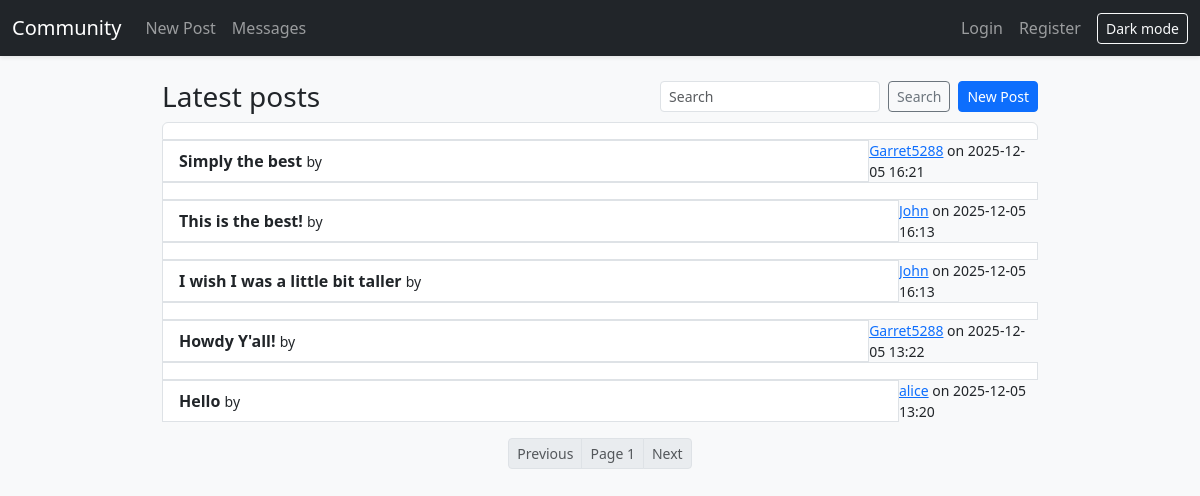
Before: / with the older database file.
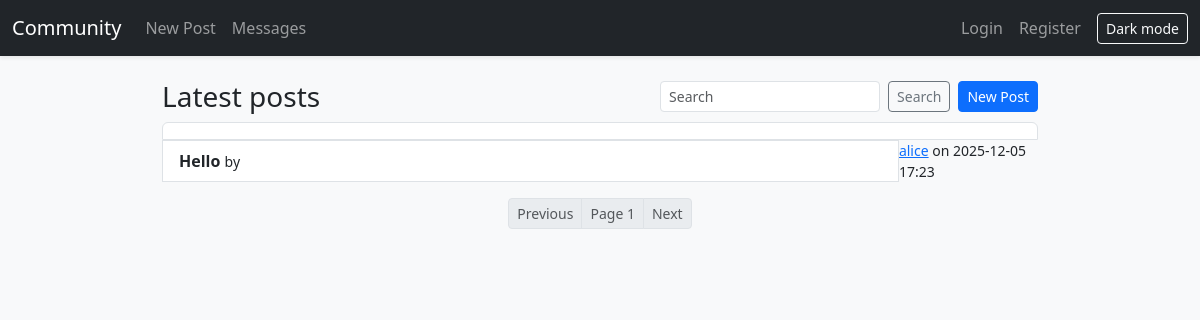
After: the same page with the newer database file.
### community_forum.py (models this page shows)
class Post(db.Model):
	id = db.Column(db.Integer, primary_key=True)
	author_id = db.Column(db.Integer, db.ForeignKey('user.id'), nullable=False)
	title = db.Column(db.String(255), nullable=False, index=True)
	body = db.Column(db.Text, nullable=False)
	created_at = db.Column(db.DateTime, default=datetime.utcnow, nullable=False, index=True)
	author = db.relationship('User', back_populates='posts')
	comments = db.relationship('Comment', back_populates='post', cascade='all, delete-orphan')

class User(db.Model):
	id = db.Column(db.Integer, primary_key=True)
	username = db.Column(db.String(80), unique=True, nullable=False, index=True)
	email = db.Column(db.String(120), unique=True, nullable=False, index=True)
	password_hash = db.Column(db.String(128), nullable=False)
	is_admin = db.Column(db.Boolean, default=False, nullable=False)
	bio = db.Column(db.Text)
	created_at = db.Column(db.DateTime, default=datetime.utcnow, nullable=False)
	posts = db.relationship('Post', back_populates='author', cascade='all, delete-orphan')
	comments = db.relationship('Comment', back_populates='author', cascade='all, delete-orphan')
	sent_messages = db.relationship('Message', foreign_keys='Message.sender_id', back_populates='sender', cascade='all, delete-orphan')
	received_messages = db.relationship('Message', foreign_keys='Message.recipient_id', back_populates='recipient', cascade='all, delete-orphan')

### community_forum.py (the view)
@app.route('/')
def index():
	q = (request.args.get('q') or '').strip()
	page = max(int(request.args.get('page') or 1), 1)
	per_page = 10
	query = Post.query.options(joinedload(Post.author))
	if q:
		like = f"%{q}%"
		query = query.filter(db.or_(Post.title.ilike(like), Post.body.ilike(like)))
	posts, total, has_next, has_prev = _paginate(query, page, per_page, order_by=Post.created_at.desc())
	return render_template('index.html', title='Home', posts=posts, q=q, page=page, has_next=has_next, has_prev=has_prev)

### community_forum.py (called while the page is built)
def _paginate(query, page: int, per_page: int, order_by=None):
	total = query.count()
	if order_by is not None:
		query = query.order_by(order_by)
	items = query.offset((page - 1) * per_page).limit(per_page).all()
	has_next = page * per_page < total
	has_prev = page > 1
	return items, total, has_next, has_prev

def current_user():
	uid = session.get('uid')
	if not uid:
		return None
	return User.query.get(uid)

@app.context_processor
def inject_user_and_csrf():
	u = current_user()
	unread = 0
	if u:
		try:
			unread = Message.query.filter_by(recipient_id=u.id, read_at=None).count()
		except Exception:
			unread = 0
	return {
		'user': u,
		'csrf_token': _csrf_token(),
		'unread_count': unread,
	}

@app.after_request
def add_security_headers(resp):
	csp = (
		"default-src 'self'; "
		"style-src 'self' https://cdn.jsdelivr.net; "
		"script-src 'self' https://cdn.jsdelivr.net; "
		"object-src 'none'; base-uri 'self'; frame-ancestors 'none'"
	)
	resp.headers['Content-Security-Policy'] = csp
	resp.headers['X-Content-Type-Options'] = 'nosniff'
	resp.headers['X-Frame-Options'] = 'DENY'
	resp.headers['Referrer-Policy'] = 'no-referrer'
	return resp

### templates/index.html (shortened to what this page needs)
{% extends 'base.html' %}
{% block content %}
<div class="d-flex align-items-center justify-content-between mb-2">
    <h3 class="mb-0">Latest posts</h3>
    <div class="d-flex align-items-center gap-2">
        <form method="get" class="d-flex" action="{{ url_for('index') }}">
            <input class="form-control form-control-sm" name="q" value="{{ q }}" placeholder="Search">
            <button class="btn btn-sm btn-outline-secondary ms-2">Search</button>
        </form>
        <a class="btn btn-sm btn-primary" href="{{ url_for('post_create') }}">New Post</a>
    </div>
</div>
<div class="list-group">
    {% for p in posts %}
    <a class="list-group-item list-group-item-action" href="{{ url_for('post_view', post_id=p.id) }}">
        <div class="d-flex justify-content-between">
            <strong>{{ p.title }}</strong>
            <small>by
                {% if p.author and p.author.username %}
                <a href="{{ url_for('user_profile', username=p.author.username) }}">{{ p.author.username }}</a>
                {% else %}
                <span class="text-muted">unknown</span>
                {% endif %}
                on
                {{ p.created_at.strftime('%Y-%m-%d %H:%M') }}</small>
        </div>
    </a>
    {% endfor %}
</div>
<nav class="mt-3 d-flex justify-content-center">
    <ul class="pagination pagination-sm mb-0">
        <li class="page-item {% if not has_prev %}disabled{% endif %}">
            <a class="page-link" href="{{ url_for('index', q=q, page=page-1) }}">Previous</a>
        </li>
        <li class="page-item disabled"><span class="page-link">Page {{ page }}</span></li>
        <li class="page-item {% if not has_next %}disabled{% endif %}">
            <a class="page-link" href="{{ url_for('index', q=q, page=page+1) }}">Next</a>
        </li>
    </ul>
</nav>
{% endblock %}

Changed rows visible on the page:
removed Post: title "Simply the best", author.username "Garret5288", created_at "2025-12-05 16:21"
removed Post: title "This is the best!", author.username "John", created_at "2025-12-05 16:13"
removed Post: title "I wish I was a little bit taller", author.username "John", created_at "2025-12-05 16:13"
removed Post: title "Howdy Y'all!", author.username "Garret5288", created_at "2025-12-05 13:22"
changed Post "Hello": created_at "2025-12-05 13:20" → "2025-12-05 17:23"
